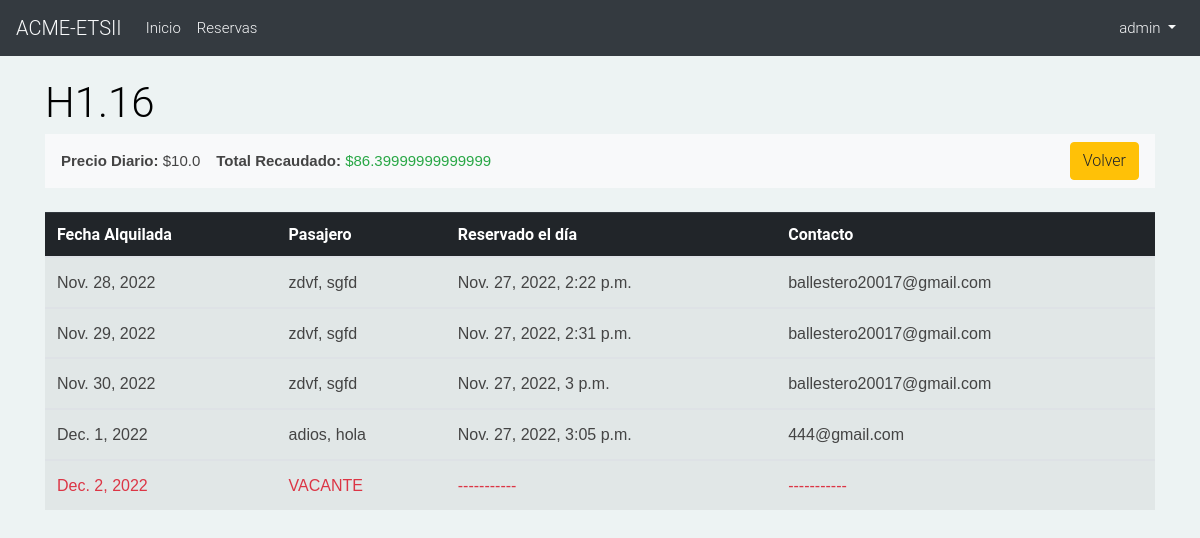
Page /hospedajes/my_reservas/23/ (signed in) on the committed database.
### hospedajes_app/models.py (models this page shows, shortened)
class Property(models.Model):
    pax = models.IntegerField()
    title = models.CharField(max_length=25)
    description = models.CharField(max_length=100, null=True)
    image = models.ImageField(null=True, blank=True)
    daily_import = models.FloatField()
    tipoAula = models.ForeignKey(TipoAula, on_delete=models.DO_NOTHING)
    caracteristicas = models.ManyToManyField(Caracteristica, blank=True)
    user = models.ForeignKey(Host, null=True, on_delete=models.SET_NULL)
    hora = models.TextField(max_length=13, null=True)
    class Meta:
        verbose_name_plural = 'Properties'

class RentalDate(models.Model):
    property = models.ForeignKey(Property, on_delete=models.DO_NOTHING)
    reserva = models.ForeignKey(Reserva, null=True, blank=True, on_delete=models.DO_NOTHING)
    date = models.DateField()
    class Meta:
        verbose_name_plural = 'RentalDates'

class Reserva(models.Model):  # Reserva
    profile = models.ForeignKey(Profile, on_delete=models.DO_NOTHING)
    total = models.FloatField(default=0)
    date = models.DateTimeField(null=True)
    property = models.ForeignKey(Property, null=True, on_delete=models.SET_NULL)
    class Meta:
        verbose_name_plural = 'Reservas'

class Profile(models.Model):
    name = models.CharField(max_length=25)
    surname = models.CharField(max_length=25)
    email = models.EmailField(unique=True)
    class Meta:
        verbose_name_plural = "Profiles"

### hospedajes_app/views.py (the view)
# urls.py: path('my_reservas/<int:property_id>/', views.reservaByProperty, name='reservaByProperty'),
@login_required
@staff_member_required
def reservaByProperty(request, property_id):
    property = Property.objects.get(id=property_id)
    rentalDates = RentalDate.objects.filter(property=property)
    reservas = Reserva.objects.filter(property=property)
    totalAmount = 0
    for b in reservas:
        totalAmount += b.total
    return render(request, 'hospedajes_app/reservaByProperty.html', {'property': property, 'rentalDates': rentalDates, 'totalAmount': totalAmount})

### templates/hospedajes_app/reservaByProperty.html (shortened to what this page needs)
{% extends 'hospedajes_app/base.html' %}
{% block content %}
<h2>{{ property.title }}</h2>
<nav class="navbar navbar-expand-lg text-dark bg-light mb-4 mt-2">
    <p class="d-inline mr-2"><b>Precio Diario:</b> ${{property.daily_import}}</p>
    <p class="d-inline ml-2"><b>Total Recaudado:</b> <span class="text-success">${{totalAmount}}</span></p>
    <button type="button" class="btn btn-warning d-inline ml-auto" >
        <a href="{% url 'hospedajes_app:myReservas' %}">Volver</a>
    </button>
</nav>
<table class="table table-striped table-hover table table-responsive-sm">
    <thead class="thead-dark">
        <tr>
            <th scope="col">Fecha Alquilada</th>
            <th scope="col">Pasajero</th>
            <th scope="col">Reservado el día</th>
            <th scope="col">Contacto</th>
        </tr>
    </thead>
    {% for rd in rentalDates %}
    <tr>
        <tbody>
        {% if rd.reserva %}
            <td><p>{{ rd.date }}</p></td>
            <td><p>{{ rd.reserva.profile.surname }}, {{ rd.reserva.profile.name }}</p></td>
            <td><p>{{ rd.reserva.date }}</p></td>
            <td><p>{{ rd.reserva.profile.email }}</p></td>
        {% else %}
            <td><p class="text-danger">{{ rd.date }}</p></td>
            <td><p class="text-danger">VACANTE</p></td>
            <td><p class="text-danger">-----------</p></td>
            <td><p class="text-danger">-----------</p></td>
        </tbody>
    {% endif %}
    </tr>
    {% endfor %}
</table>
{% endblock %}

### templates/hospedajes_app/base.html (shortened to what this page needs)
{% load static %}
<html>
    <head>
        <link rel="stylesheet" href="https://stackpath.bootstrapcdn.com/bootstrap/4.1.3/css/bootstrap.min.css">
        <link rel="stylesheet" href="https://use.fontawesome.com/releases/v5.8.2/css/all.css">
        <link rel="stylesheet" href="{% static 'css/style.css' %}">
        <link href="https://code.jquery.com/ui/1.12.1/themes/pepper-grinder/jquery-ui.css" rel="stylesheet"/>
        <link rel="stylesheet" href="{% static 'css/jquery-ui.multidatespicker.css' %}">
    </head>
    <body>
    <nav class="navbar navbar-expand-lg text-light bg-dark mb-4">
        <a class="navbar-brand" href="{% url 'hospedajes_app:index' %}">ACME-ETSII</a>
        <div class="collapse navbar-collapse" id="navbarSupportedContent">
            <ul class="navbar-nav mr-auto">
                <li class="nav-item">
                    <a class="nav-link" href="{% url 'hospedajes_app:index' %}">Inicio</a>
                </li>
                {% if user.is_authenticated %}
                    {% if user.is_superuser or user.is_staff %}
                        <li class="nav-item">
                            <a class="nav-link" href="{% url 'hospedajes_app:myReservas' %}">Reservas</a>
                        </li>
                    {% endif %}
                {% endif %}
            </ul>
            {% if user.is_authenticated %}
                <ul class="navbar-nav">
                    <li class="nav-item dropdown">
                        <a class="nav-link dropdown-toggle" href="#" id="navbarDropdown" role="button" data-toggle="dropdown" aria-haspopup="true" aria-expanded="false">
                            {{ user.username }}
                        </a>
                    </li>
                </ul>
            {% else %}
                <form class="form-inline my-2 my-lg-0">
                    <a href="{% url 'login' %}" class="btn btn-outline-secondary">Iniciar sesión</a>
                    <a href="{% url 'hospedajes_app:signup' %}" class="btn btn-primary ml-2">Registarse</a>
                </form>
            {% endif %}
        </div>
    </nav>
    <div class="content container">
        <div class="row">
            <div class="col">
                {% block content %}
                {% endblock %}
            </div>
        </div>
    </div>
    </body>
</html>

### static/css/style.css (style rules this page uses)
body { font-size: 15px; font-family: 'Roboto', sans-serif; background: #EDF3F3; color: #000; }
h1, h2, h3, h4, h5, h6, p, a, ul, span, li, img { margin: 0; padding: 0; font-weight: 300; }
h1,h2,h3,h4,h5,h6 { line-height: 1.5; }
p { line-height: 1.6; font-family: 'Maven Pro', sans-serif; font-weight: 400; color: #444; }
h2 { font-size: 2.8em; line-height: 1.1; }
a, button { text-decoration: none; color: inherit; transition: all .3s; }

### rows in the picture
Property: title "H1.16", daily_import "10.0"
RentalDate: date "Nov. 28, 2022", reserva.profile.surname "zdvf", reserva.profile.name "sgfd", reserva "Nov. 27, 2022, 2:22 p.m.", reserva.profile.email "ballestero20017@gmail.com"
RentalDate: date "Nov. 29, 2022", reserva.profile.surname "zdvf", reserva.profile.name "sgfd", reserva "Nov. 27, 2022, 2:31 p.m.", reserva.profile.email "ballestero20017@gmail.com"
RentalDate: date "Nov. 30, 2022", reserva.profile.surname "zdvf", reserva.profile.name "sgfd", reserva "Nov. 27, 2022, 3 p.m.", reserva.profile.email "ballestero20017@gmail.com"
RentalDate: date "Dec. 1, 2022", reserva.profile.surname "adios", reserva.profile.name "hola", reserva "Nov. 27, 2022, 3:05 p.m.", reserva.profile.email "444@gmail.com"
RentalDate: date "Dec. 2, 2022"

### other values in the picture
{{ user.username }} "admin"
{{ totalAmount }} "86.39999999999999"
